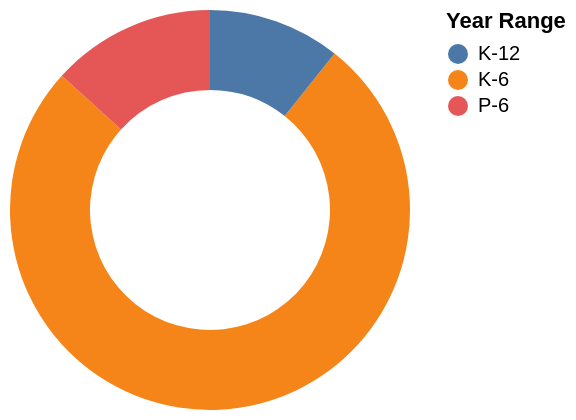

The specification (Vega-Lite) saved for this image:
### Vega-Lite specification from a JSON file in a GitHub repository (floating-point values rounded to 4 significant figures)
{"$schema": "https://vega.github.io/schema/vega-lite/v5.json", "data": {"values": [{"Year_Range": "K-6", "Count of Year_Range": 206}, {"Year_Range": "P-6", "Count of Year_Range": 36}, {"Year_Range": "K-12", "Count of Year_Range": 29}]}, "mark": "arc", "encoding": {"theta": {"field": "Count of Year_Range", "type": "quantitative", "stack": true, "title": "Count of Year Range"}, "color": {"field": "Year_Range", "type": "nominal", "legend": {"title": "Year Range"}}, "tooltip": [{"field": "Year_Range", "type": "nominal", "title": "Year Range"}, {"field": "Count of Year_Range", "type": "quantitative", "title": "Total Schools"}]}, "view": {"stroke": null}, "width": 200, "height": 200, "config": {"arc": {"innerRadius": 60}}}
